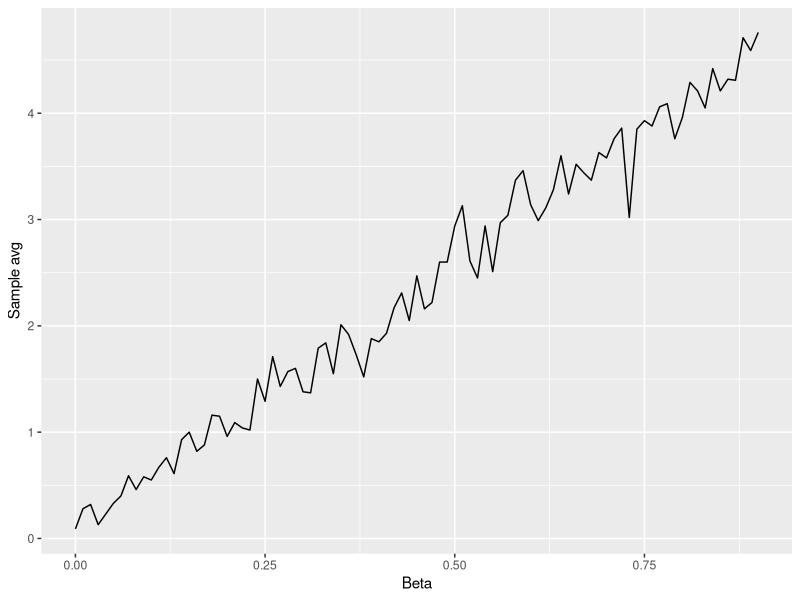
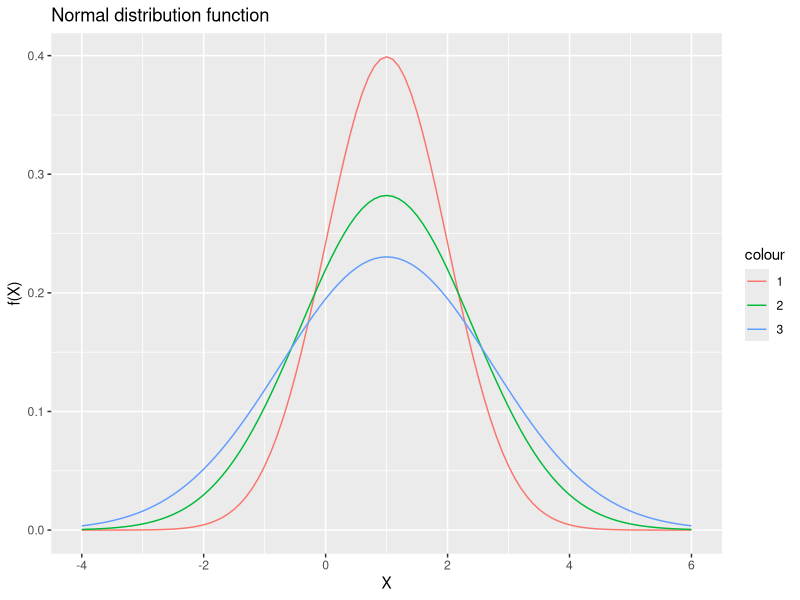
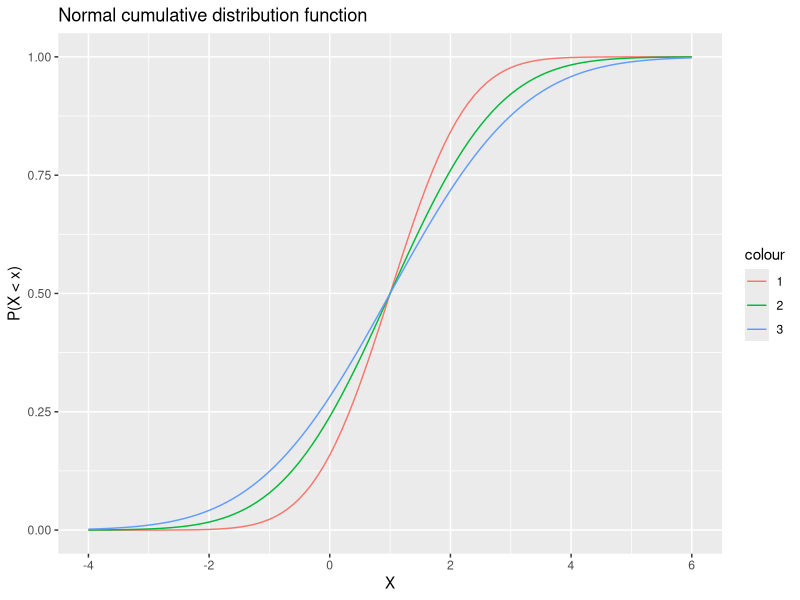
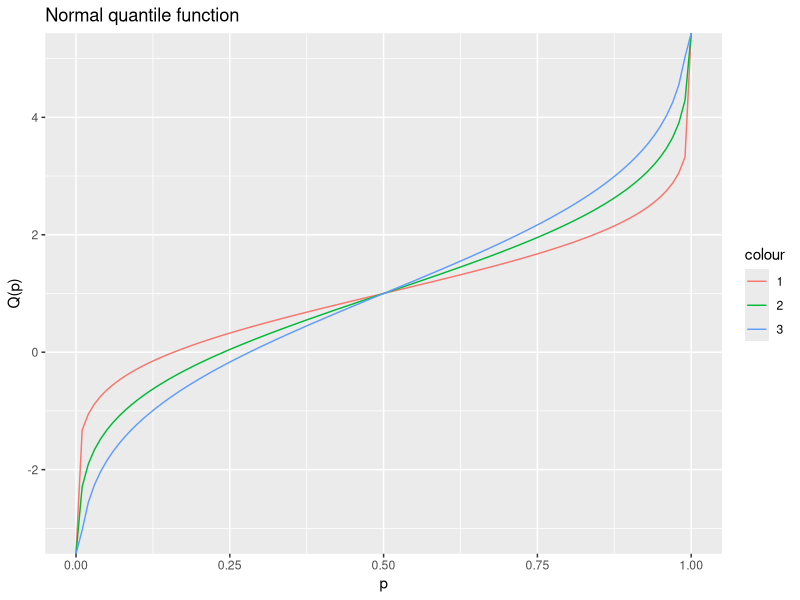
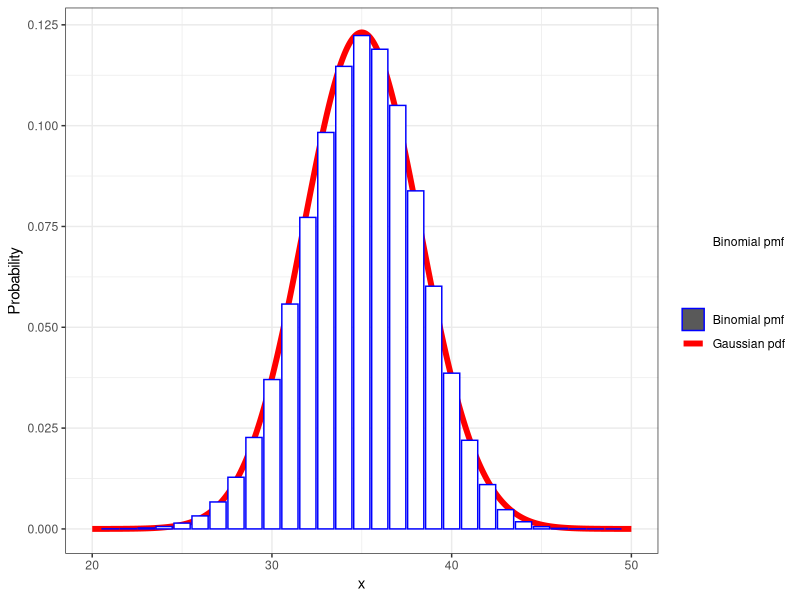

The R source for these figures, in order:
## ---- chunk 1
library(tidyverse)
## ---- chunk 2
set.seed(0)

n<-1000

sample_X<-data.frame(U=runif(n)) %>%
  mutate(X=case_when(
    (0<=U)&(U<0.25)~1,
    (0.25<=U)&(U<0.5)~5,
    (0.5<=U)&(U<=1)~0)) %>%
  pull(X)

## ---- chunk 3
sample_X_015 <- function(alpha, beta, n) {
  beta_start <- alpha+beta
  
  return(data.frame(u=runif(n)) %>%
    mutate(x=case_when(
      (0<=u)&(u<alpha) ~ 1,
      (alpha<=u)&(u<beta_start) ~ 5,
      (beta_start<=u)&(u<=1) ~ 0
    )) %>%
    pull(x)
  )
}
## ---- chunk 4
alpha <- 0.5
beta <- 0.1
n <- 10000

# Vector of probs
PS <- c(1-alpha-beta, alpha, beta)

# Vector of outcomes
S <- c(0, 1, 5)

# Run the code
vals <- sample_X_015(alpha, beta, n)

# Expectation
ES <- sum(S * PS)
ES

# Average of values
mean(vals)

# Variance
var(vals)

## ---- chunk 5
beta_vals <- c(seq(0, 0.9, 0.01))
alpha <- 0.1
n <- 100

#temp <- data.frame(map(.x=data_x, ~sample_X_015(alpha,.x,n)))
#temp

vary_beta_sample<-data.frame(beta_vals)%>%
  mutate(rand_vars=map(.x=beta_vals,~sample_X_015(alpha, .x, n))) %>%
  mutate(sample_avg = map_dbl(.x=rand_vars,~mean(.x)))

head(vary_beta_sample)

graph <- vary_beta_sample %>%
  ggplot(aes(x=beta_vals, y=sample_avg)) + xlab("Beta")
graph + geom_line() + ylab("Sample avg")
## ---- chunk 6
#ggplot(data=rename(hawksSmall,Species=Species),aes(x=Tail,colour=Species))+geom_density()+theme_bw()+xlab("Tail (mm)")+ylab("Density")

# Plot using ggplot
# Use stat_function to plot dnorm between range
ggplot(data.frame(x = c(-4, 6)), aes(x = x)) + 
  xlim(c(-4, 6)) + 
  stat_function(fun = dnorm, args = list(mean = 1, sd = sqrt(1)), aes(colour = "1")) + 
  stat_function(fun = dnorm, args = list(mean = 1, sd = sqrt(2)), aes(colour = "2")) +
  stat_function(fun = dnorm, args = list(mean = 1, sd = sqrt(3)), aes(colour = "3")) +
  labs(x = "X", y = "f(X)", 
       title = "Normal distribution function")
## ---- chunk 7
# Plot using ggplot
# Use stat_function to plot pnorm between range
ggplot(data.frame(x = c(-4, 6)), aes(x = x)) + 
  xlim(c(-4, 6)) + 
  stat_function(fun = pnorm, args = list(mean = 1, sd = sqrt(1)), aes(colour = "1")) + 
  stat_function(fun = pnorm, args = list(mean = 1, sd = sqrt(2)), aes(colour = "2")) +
  stat_function(fun = pnorm, args = list(mean = 1, sd = sqrt(3)), aes(colour = "3")) +
  labs(x = "X", y = "P(X < x)", 
       title = "Normal cumulative distribution function")
## ---- chunk 8
# Plot using ggplot
# Use stat_function to plot qnorm between range
ggplot(data.frame(x = c(0, 1)), aes(x = x)) + 
  xlim(c(0, 1)) + 
  stat_function(fun = qnorm, args = list(mean = 1, sd = sqrt(1)), aes(colour = "1")) + 
  stat_function(fun = qnorm, args = list(mean = 1, sd = sqrt(2)), aes(colour = "2")) +
  stat_function(fun = qnorm, args = list(mean = 1, sd = sqrt(3)), aes(colour = "3")) +
  labs(x = "p", y = "Q(p)", 
       title = "Normal quantile function")
## ---- chunk 9
n <- 50
p <- 7/10

binom_df <- data.frame(x=0:50) %>%
  mutate(pmf=map_dbl(.x=x,~dbinom(.x, size=n, prob=p)))

head(binom_df, 3)
## ---- chunk 10
mu <- 50 * 0.7
sigma <- sqrt(50 * 0.7 * (1 - 0.7))

norm_df = data.frame(x=seq(0, 50, 0.01)) %>%
  mutate(pdf=dnorm(x, mean = mu, sd = sigma))

head(norm_df, 3)
## ---- chunk 11
gaussian_df <- norm_df

colors<-c("Gaussian pdf"="red", "Binomial pmf"="blue")
fill<-c("Gaussian pdf"="white", "Binomial pmf"="white")

ggplot()+labs(x="x",y="Probability")+theme_bw()+
  geom_line(data=gaussian_df,
  aes(x,y=pdf,color="Gaussian pdf"),size=2)+
  # create plot of Gaussian density
  geom_col(data=binom_df,
                  aes(x=x,y=pmf,color="Binomial pmf",fill="Binomial pmf"))+
  scale_color_manual(name = "", values=colors)+
  scale_fill_manual(name = "", values=fill)+
  xlim(c(20,50))

## ---- chunk 12
my_cdf_exp <- function(x, lambda) {
  # Assume inputs are sanity checked
  
  #?
}
